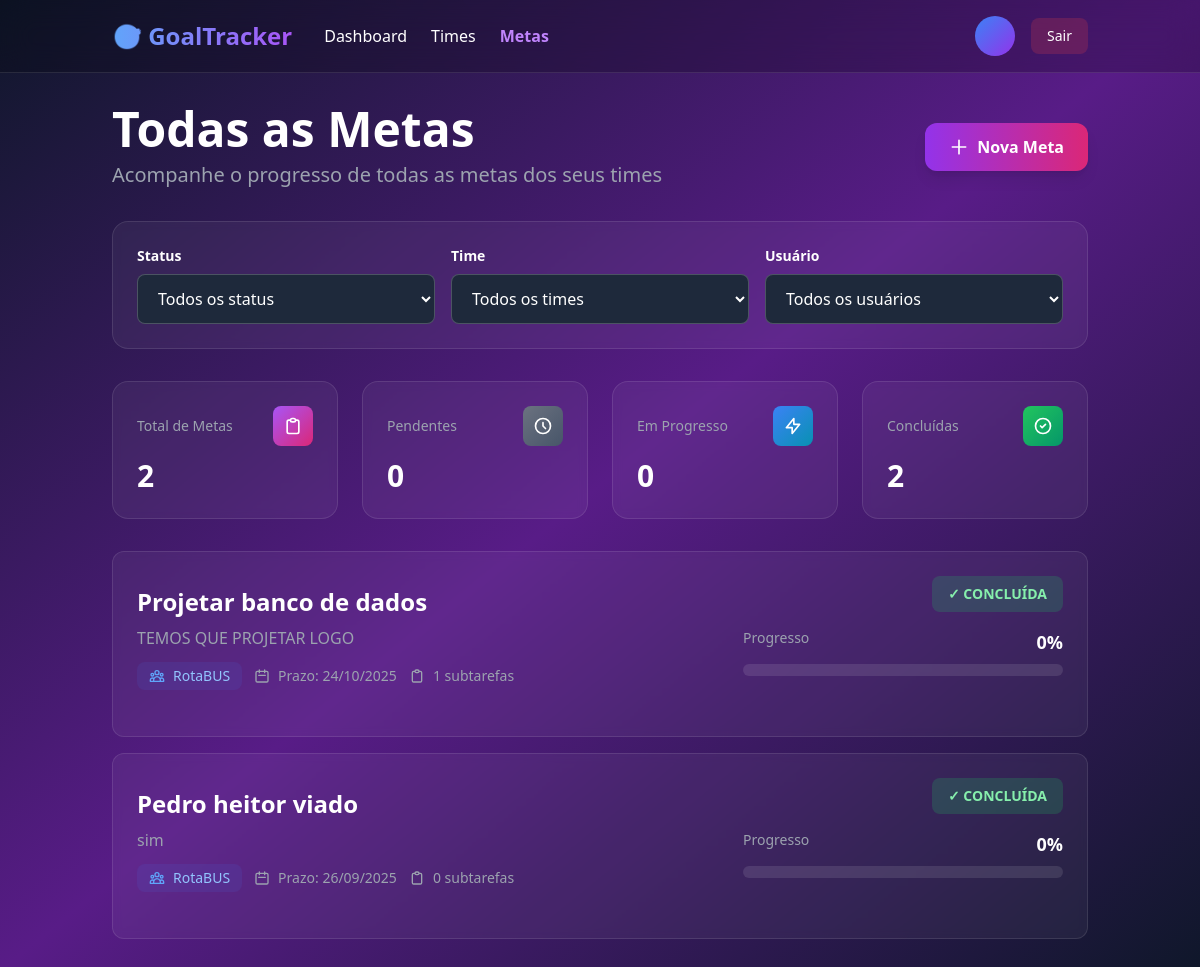
Page /goals/ on the earlier database version.
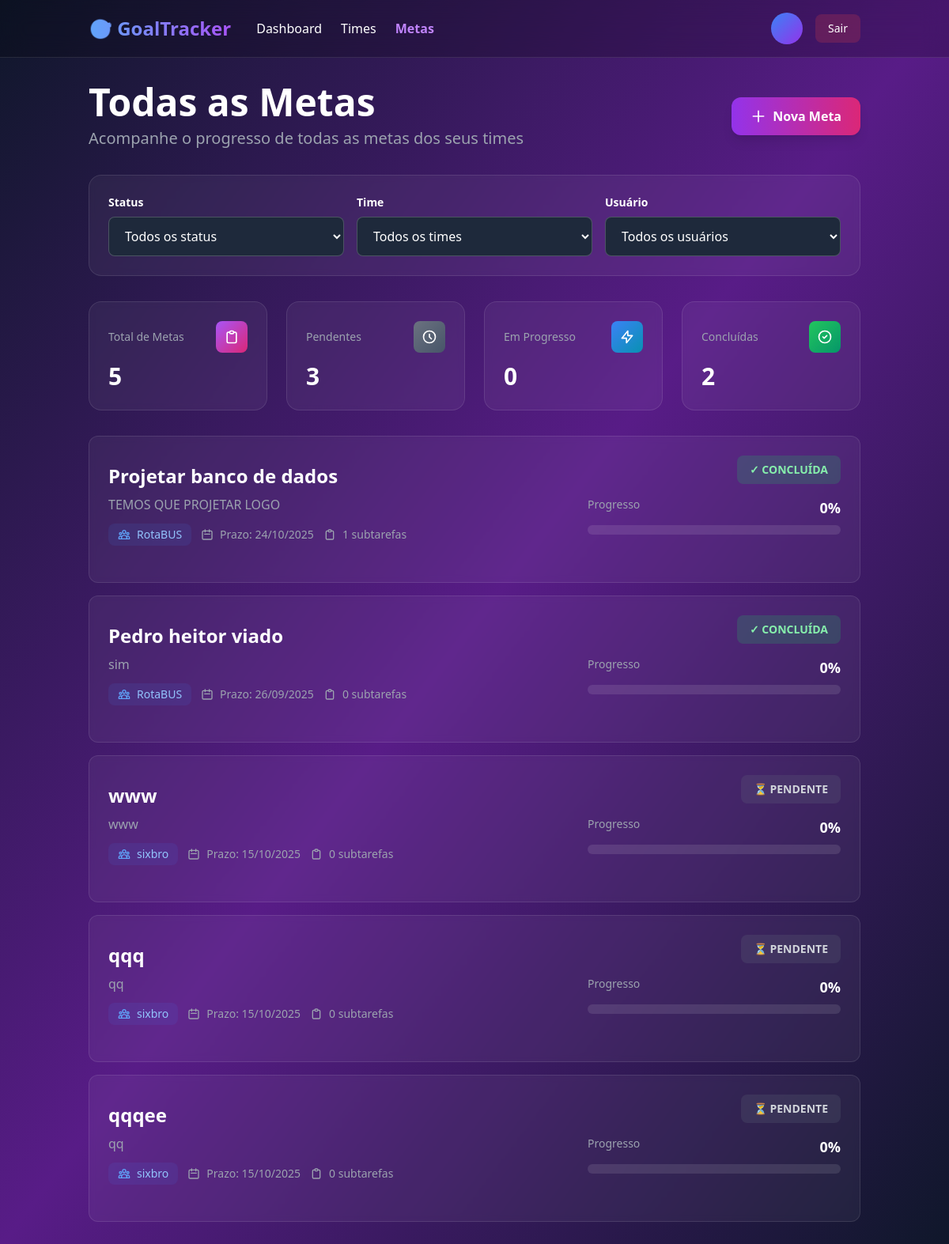
Same page on the later database version.
### goals/models.py (models this page shows, shortened)
class Goal(models.Model):
    STATUS_CHOICES = [
        ('pending', 'Pendente'),
        ('in_progress', 'Em Progresso'),
        ('completed', 'Concluída'),
    ]
    team = models.ForeignKey(Team, on_delete=models.CASCADE, related_name="goals")
    title = models.CharField(max_length=150, unique=True)
    description = models.TextField()
    deadline = models.DateField()
    status = models.CharField(max_length=20, choices=STATUS_CHOICES, default="pending")
    created_at = models.DateTimeField(auto_now_add=True)
    updated_at = models.DateTimeField(auto_now=True)
    @property
    def progress(self):
        total = self.subtasks.count()
        if total == 0:
            return 0
        completed = self.subtasks.filter(is_completed=True).count()
        return int((completed / total) * 100)

### teams/models.py (models this page shows, shortened)
class Team(models.Model):
    name = models.CharField(max_length=150)
    description = models.TextField(blank=True)
    owner = models.ForeignKey(CustomUser, on_delete=models.CASCADE, related_name='owned_teams')
    members = models.ManyToManyField(CustomUser, related_name="teams", blank=True)
    created_at = models.DateTimeField(auto_now_add=True)

### goals/views.py (the view)
# urls.py: path("", GoalListView.as_view(), name="goal-list"),
class GoalListView(ListView, LoginRequiredMixin):
    model = Goal
    context_object_name = "goals"
    template_name = "goals/goal_list.html"
    def get_queryset(self):
        queryset = Goal.objects.all()
        status_param = self.request.GET.get("status")
        if status_param:
            queryset = queryset.filter(status=status_param)
        team_param = self.request.GET.get("team")
        if team_param:
            queryset = queryset.filter(team__id=team_param)
        user_param = self.request.GET.get("user")
        if user_param:
            queryset = queryset.filter(contributions__user__id=user_param)
        return queryset
    def get_context_data(self, **kwargs):
        context = super().get_context_data(**kwargs)
        queryset = self.get_queryset()
        context['pending_count'] = queryset.filter(status='pending').count()
        context['in_progress_count'] = queryset.filter(status='in_progress').count()
        context['completed_count'] = queryset.filter(status='completed').count()
        return context

### templates/goals/goal_list.html (shortened to what this page needs)
{% load static %}
<!DOCTYPE html>
<html lang="pt-BR">
<head>
    <script src="https://cdn.tailwindcss.com"></script>
</head>
<body class="bg-gradient-to-br from-slate-900 via-purple-900 to-slate-900 text-white min-h-screen">
    <nav class="bg-black/20 backdrop-blur-lg border-b border-white/10">
        <div class="container mx-auto px-6 py-4">
            <div class="flex justify-between items-center">
                <div class="flex items-center gap-8">
                    <a href="{% url 'core:home' %}" class="text-2xl font-bold bg-gradient-to-r from-blue-400 to-purple-500 bg-clip-text text-transparent">
                    </a>
                    <div class="hidden md:flex gap-6">
                        <a href="{% url 'core:dashboard' %}" class="hover:text-purple-400 transition">Dashboard</a>
                        <a href="{% url 'team-list' %}" class="hover:text-purple-400 transition">Times</a>
                        <a href="{% url 'goal-list' %}" class="text-purple-400 font-semibold">Metas</a>
                    </div>
                </div>
                <div class="flex items-center gap-4">
                    <div class="flex items-center gap-3">
                        {% if user.photo %}
                        <img src="{{ user.photo.url }}" alt="{{ user.username }}" class="w-10 h-10 rounded-full border-2 border-purple-500">
                        {% else %}
                        <div class="w-10 h-10 rounded-full bg-gradient-to-br from-blue-500 to-purple-600 flex items-center justify-center font-bold">
                        </div>
                        {% endif %}
                    </div>
                    <a href="{% url 'logout' %}" class="px-4 py-2 bg-red-500/20 hover:bg-red-500/30 rounded-lg transition text-sm">
                        Sair
                    </a>
                </div>
            </div>
        </div>
    </nav>
    <div class="container mx-auto px-6 py-8">
        <div class="flex flex-col md:flex-row justify-between items-start md:items-center gap-4 mb-8">
            <div>
                <h1 class="text-4xl md:text-5xl font-bold mb-2">Todas as Metas</h1>
                <p class="text-xl text-gray-400">Acompanhe o progresso de todas as metas dos seus times</p>
            </div>
            <a href="{% url 'goal-create' %}" class="px-6 py-3 bg-gradient-to-r from-purple-600 to-pink-600 hover:from-purple-700 hover:to-pink-700 rounded-xl font-semibold transition-all duration-300 hover:scale-105 shadow-lg flex items-center gap-2">
                <svg class="w-5 h-5" fill="none" stroke="currentColor" viewBox="0 0 24 24">
                    <path stroke-linecap="round" stroke-linejoin="round" stroke-width="2" d="M12 4v16m8-8H4"/>
                </svg>
                Nova Meta
            </a>
        </div>
        <div class="bg-white/5 backdrop-blur-sm rounded-2xl p-6 border border-white/10 mb-8">
            <form method="get" class="flex flex-col md:flex-row gap-4">
                <div class="flex-1">
                    <label for="status" class="block text-sm font-semibold mb-2">Status</label>
                    <select
                        name="status"
                        id="status"
                        class="w-full px-4 py-3 bg-slate-800 border border-white/20 rounded-lg focus:outline-none focus:ring-2 focus:ring-purple-500 text-white"
                        onchange="this.form.submit()"
                    >
                        <option value="" class="bg-slate-800 text-white">Todos os status</option>
                    </select>
                </div>
                <div class="flex-1">
                    <label for="team" class="block text-sm font-semibold mb-2">Time</label>
                    <select
                        name="team"
                        id="team"
                        class="w-full px-4 py-3 bg-slate-800 border border-white/20 rounded-lg focus:outline-none focus:ring-2 focus:ring-purple-500 text-white"
                        onchange="this.form.submit()"
                    >
                        <option value="" class="bg-slate-800 text-white">Todos os times</option>
                    </select>
                </div>
                <div class="flex-1">
                    <label for="user" class="block text-sm font-semibold mb-2">Usuário</label>
                    <select
                        name="user"
                        id="user"
                        class="w-full px-4 py-3 bg-slate-800 border border-white/20 rounded-lg focus:outline-none focus:ring-2 focus:ring-purple-500 text-white"
                        onchange="this.form.submit()"
                    >
                        <option value="" class="bg-slate-800 text-white">Todos os usuários</option>
                    </select>
                </div>
            </form>
        </div>
        <div class="grid grid-cols-1 md:grid-cols-4 gap-6 mb-8">
            <div class="bg-white/5 backdrop-blur-sm rounded-2xl p-6 border border-white/10">
                <div class="flex items-center justify-between mb-3">
                    <div class="text-gray-400 text-sm">Total de Metas</div>
                    <div class="w-10 h-10 bg-gradient-to-br from-purple-500 to-pink-600 rounded-lg flex items-center justify-center">
                        <svg class="w-5 h-5" fill="none" stroke="currentColor" viewBox="0 0 24 24">
                            <path stroke-linecap="round" stroke-linejoin="round" stroke-width="2" d="M9 5H7a2 2 0 00-2 2v12a2 2 0 002 2h10a2 2 0 002-2V7a2 2 0 00-2-2h-2M9 5a2 2 0 002 2h2a2 2 0 002-2M9 5a2 2 0 012-2h2a2 2 0 012 2"/>
                        </svg>
                    </div>
                </div>
                <div class="text-3xl font-bold">{{ goals|length }}</div>
            </div>
            <div class="bg-white/5 backdrop-blur-sm rounded-2xl p-6 border border-white/10">
                <div class="flex items-center justify-between mb-3">
                    <div class="text-gray-400 text-sm">Pendentes</div>
                    <div class="w-10 h-10 bg-gradient-to-br from-gray-500 to-slate-600 rounded-lg flex items-center justify-center">
                        <svg class="w-5 h-5" fill="none" stroke="currentColor" viewBox="0 0 24 24">
                            <path stroke-linecap="round" stroke-linejoin="round" stroke-width="2" d="M12 8v4l3 3m6-3a9 9 0 11-18 0 9 9 0 0118 0z"/>
                        </svg>
                    </div>
                </div>
                <div class="text-3xl font-bold">{{ pending_count }}</div>
            </div>
            <div class="bg-white/5 backdrop-blur-sm rounded-2xl p-6 border border-white/10">
                <div class="flex items-center justify-between mb-3">
                    <div class="text-gray-400 text-sm">Em Progresso</div>
                    <div class="w-10 h-10 bg-gradient-to-br from-blue-500 to-cyan-600 rounded-lg flex items-center justify-center">
                        <svg class="w-5 h-5" fill="none" stroke="currentColor" viewBox="0 0 24 24">
                            <path stroke-linecap="round" stroke-linejoin="round" stroke-width="2" d="M13 10V3L4 14h7v7l9-11h-7z"/>
                        </svg>
                    </div>
                </div>
                <div class="text-3xl font-bold">{{ in_progress_count }}</div>
            </div>
            <div class="bg-white/5 backdrop-blur-sm rounded-2xl p-6 border border-white/10">
                <div class="flex items-center justify-between mb-3">
                    <div class="text-gray-400 text-sm">Concluídas</div>
                    <div class="w-10 h-10 bg-gradient-to-br from-green-500 to-emerald-600 rounded-lg flex items-center justify-center">
                        <svg class="w-5 h-5" fill="none" stroke="currentColor" viewBox="0 0 24 24">
                            <path stroke-linecap="round" stroke-linejoin="round" stroke-width="2" d="M9 12l2 2 4-4m6 2a9 9 0 11-18 0 9 9 0 0118 0z"/>
                        </svg>
                    </div>
                </div>
                <div class="text-3xl font-bold">{{ completed_count }}</div>
            </div>
        </div>
        {% if goals %}
        <div class="space-y-4">
            {% for goal in goals %}
            <a href="{% url 'goal-detail' goal.pk %}" class="block bg-white/5 backdrop-blur-sm rounded-xl p-6 border border-white/10 hover:bg-white/10 transition-all duration-300 hover:scale-[1.01] group">
                <div class="flex flex-col lg:flex-row lg:items-center justify-between gap-4">
                    <div class="flex-1">
                        <div class="flex items-start justify-between mb-3">
                            <div class="flex-1">
                                <h3 class="text-2xl font-bold mb-2 group-hover:text-purple-400 transition">
                                    {{ goal.title }}
                                </h3>
                                <p class="text-gray-400 mb-3">{{ goal.description|truncatewords:25 }}</p>
                                <div class="flex flex-wrap items-center gap-3 text-sm">
                                    <div class="flex items-center gap-2 px-3 py-1 bg-blue-500/10 rounded-lg">
                                        <span class="text-blue-300">{{ goal.team.name }}</span>
                                    </div>
                                    <div class="flex items-center gap-2 text-gray-400">
                                        <svg class="w-4 h-4" fill="none" stroke="currentColor" viewBox="0 0 24 24">
                                            <path stroke-linecap="round" stroke-linejoin="round" stroke-width="2" d="M8 7V3m8 4V3m-9 8h10M5 21h14a2 2 0 002-2V7a2 2 0 00-2-2H5a2 2 0 00-2 2v12a2 2 0 002 2z"/>
                                        </svg>
                                        <span>Prazo: {{ goal.deadline|date:"d/m/Y" }}</span>
                                    </div>
                                    <div class="flex items-center gap-2 text-gray-400">
                                        <svg class="w-4 h-4" fill="none" stroke="currentColor" viewBox="0 0 24 24">
                                            <path stroke-linecap="round" stroke-linejoin="round" stroke-width="2" d="M9 5H7a2 2 0 00-2 2v12a2 2 0 002 2h10a2 2 0 002-2V7a2 2 0 00-2-2h-2M9 5a2 2 0 002 2h2a2 2 0 002-2M9 5a2 2 0 012-2h2a2 2 0 012 2"/>
                                        </svg>
                                        <span>{{ goal.subtasks.count }} subtarefas</span>
                                    </div>
                                </div>
                            </div>
                        </div>
                    </div>
                    <div class="lg:w-80 flex flex-col gap-4">
                        <div class="flex justify-end">
                            {% if goal.status == 'completed' %}
                            <span class="px-4 py-2 bg-green-500/20 text-green-300 rounded-lg text-sm font-semibold">
                                ✓ CONCLUÍDA
                            </span>
                            {% elif goal.status == 'in_progress' %}
                            <span class="px-4 py-2 bg-blue-500/20 text-blue-300 rounded-lg text-sm font-semibold">
                                ⚡ EM PROGRESSO
                            </span>
                            {% else %}
                            <span class="px-4 py-2 bg-gray-500/20 text-gray-300 rounded-lg text-sm font-semibold">
                                ⏳ PENDENTE
                            </span>
                            {% endif %}
                        </div>
                        <div>
                            <div class="flex justify-between text-sm mb-2">
                                <span class="text-gray-400">Progresso</span>
                                <span class="font-bold text-lg">{{ goal.progress }}%</span>
                            </div>
                            <div class="w-full bg-white/10 rounded-full h-3 overflow-hidden">
                            </div>
                        </div>
                    </div>
                </div>
            </a>
            {% endfor %}
        </div>
        {% endif %}
    </div>
</body>
</html>

Differences in the rows shown:
added Goal: title "www", description "www", team.name "sixbro", deadline "15/10/2025", subtasks.count "0", status "⏳ PENDENTE", progress "0"
added Goal: title "qqq", description "qq", team.name "sixbro", deadline "15/10/2025", subtasks.count "0", status "⏳ PENDENTE", progress "0"
added Goal: title "qqqee", description "qq", team.name "sixbro", deadline "15/10/2025", subtasks.count "0", status "⏳ PENDENTE", progress "0"
Other differences:
{{ goals|length }}: "2" → "5"
{{ pending_count }}: "0" → "3"
